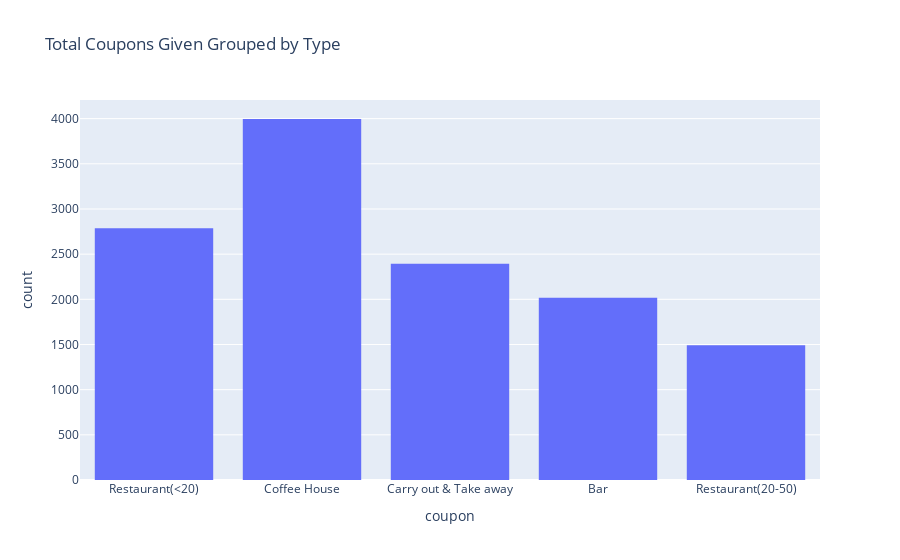

Write notebook code for a chart like this one.
### Markdown cell above
5. Use a bar plot to visualize the `coupon` column.

### Code cell
fig = px.histogram(data_rm, x="coupon",
             title='Total Coupons Given Grouped by Type')
fig.show()

### Figure 1 — Plotly figure (JSON) as saved in the notebook; plotly's stock layout.template omitted (floating-point values rounded to 4 significant figures; data arrays with more than 128 entries replaced by an {"elided": "..."} marker saying what was removed)
{"data": [{"alignmentgroup": "True", "bingroup": "x", "hovertemplate": "coupon=%{x}<br>count=%{y}<extra></extra>", "legendgroup": "", "marker": {"color": "#636efa", "pattern": {"shape": ""}}, "name": "", "offsetgroup": "", "orientation": "v", "showlegend": false, "type": "histogram", "x": {"elided": "12684 str values"}, "xaxis": "x", "yaxis": "y"}], "layout": {"barmode": "relative", "legend": {"tracegroupgap": 0}, "title": {"text": "Total Coupons Given Grouped by Type"}, "xaxis": {"anchor": "y", "domain": [0, 1], "title": {"text": "coupon"}}, "yaxis": {"anchor": "x", "domain": [0, 1], "title": {"text": "count"}}}}
